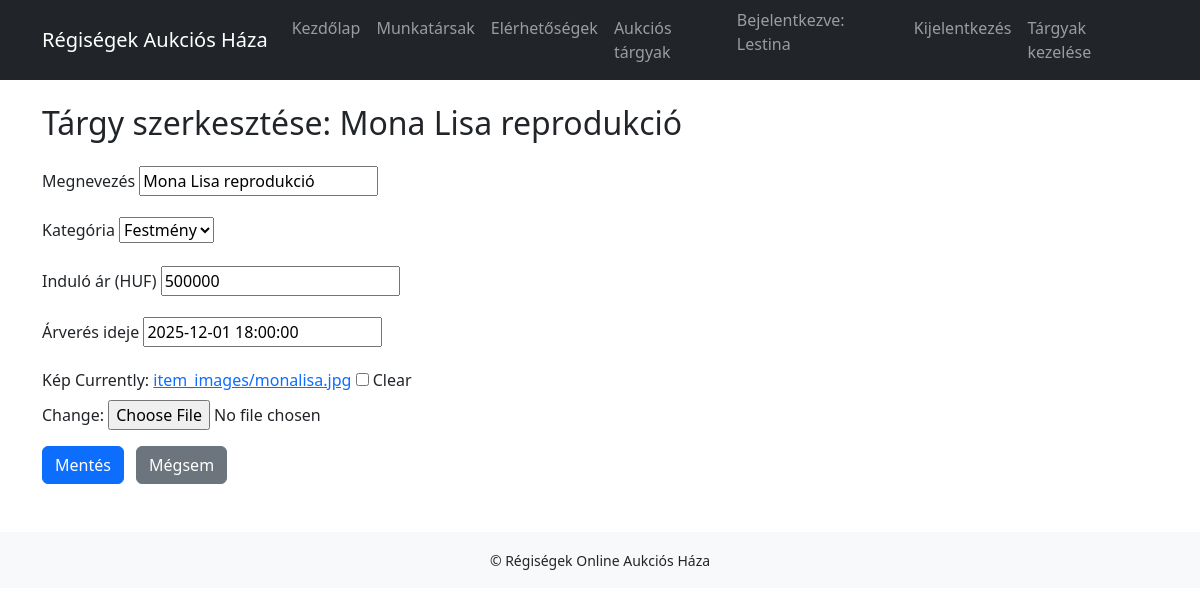
The app's page /items/manage/1/edit/ (signed in) with its own data.
### auction/models.py (models this page shows, shortened)
class Item(models.Model):
    CATEGORY_CHOICES = [
        ('festmény', 'Festmény'),
        ('ékszer', 'Ékszer'),
        ('porcelán', 'Porcelán'),
    ]
    name = models.CharField("Megnevezés", max_length=100)
    starting_price = models.DecimalField("Induló ár (HUF)", max_digits=10, decimal_places=0)  # induló ár
    auction_time = models.DateTimeField("Árverés ideje")
    category = models.CharField("Kategória", max_length=20, choices=CATEGORY_CHOICES)
    image = models.ImageField(upload_to='item_images/', null=True, blank=True)
    is_active = models.BooleanField(default=False)          # Fut-e az aukció?
    is_closed = models.BooleanField(default=False)  # végleg lezárult-e
    current_price = models.DecimalField(max_digits=10, decimal_places=0, null=True, blank=True)
    winner = models.ForeignKey(User, null=True, blank=True, on_delete=models.SET_NULL)

### auction/views.py (the view)
# urls.py: path("items/manage/<int:item_id>/edit/", views.edit_item, name="edit_item"),
@login_required
def edit_item(request, item_id):
    if not is_site_admin(request.user):
        return HttpResponseForbidden("Nincs jogosultságod a tárgyak szerkesztéséhez.")
    item = get_object_or_404(Item, id=item_id)
    if request.method == "POST":
        form = ItemForm(request.POST, request.FILES, instance=item)
        if form.is_valid():
            form.save()
            return redirect("manage_items")
    else:
        form = ItemForm(instance=item)
    return render(request, "auction/item_form.html", {
        "form": form,
        "title": f"Tárgy szerkesztése: {item.name}",
    })

### auction/forms.py
class ItemForm(forms.ModelForm):
    class Meta:
        model = Item
        fields = [
            "name",
            "category",
            "starting_price",
            "auction_time",
            "image",
        ]

### auction/views.py (called while the page is built)
def is_site_admin(user):
    return user.is_authenticated and user.is_superuser

### auction/templates/auction/item_form.html (shortened to what this page needs)
{% extends "auction/base.html" %}
{% block content %}
<h2 class="mb-4">{{ title }}</h2>
<div class="row">
    <div class="col-md-6 col-lg-5">
        <form method="post" enctype="multipart/form-data">
            <div class="mb-3">
                <label class="form-label">Megnevezés</label>
                {{ form.name }}
            </div>
            <div class="mb-3">
                <label class="form-label">Kategória</label>
                {{ form.category }}
            </div>
            <div class="mb-3">
                <label class="form-label">Induló ár (HUF)</label>
                {{ form.starting_price }}
            </div>
            <div class="mb-3">
                <label class="form-label">Árverés ideje</label>
                {{ form.auction_time }}
            </div>
            <div class="mb-3">
                <label class="form-label">Kép</label>
                {{ form.image }}
            </div>
            <button type="submit" class="btn btn-primary">Mentés</button>
            <a href="{% url 'manage_items' %}" class="btn btn-secondary ms-2">Mégsem</a>
        </form>
    </div>
</div>
{% endblock %}

### auction/templates/auction/base.html (shortened to what this page needs)
<!DOCTYPE html>
<html lang="hu">
<head>
    <link href="https://cdn.jsdelivr.net/npm/bootstrap@5.3.3/dist/css/bootstrap.min.css" rel="stylesheet"
>
</head>
<body>
    <nav class="navbar navbar-expand-lg navbar-dark bg-dark mb-4">
        <div class="container">
            <a class="navbar-brand" href="{% url 'home' %}">Régiségek Aukciós Háza</a>
            <div class="collapse navbar-collapse" id="mainNavbar">
                <ul class="navbar-nav ms-auto">
                    <li class="nav-item">
                        <a class="nav-link" href="{% url 'home' %}">Kezdőlap</a>
                    </li>
                    <li class="nav-item">
                        <a class="nav-link" href="{% url 'staff' %}">Munkatársak</a>
                    </li>
                    <li class="nav-item">
                        <a class="nav-link" href="{% url 'contact' %}">Elérhetőségek</a>
                    </li>
                    <li class="nav-item">
                        <a class="nav-link" href="{% url 'items' %}">Aukciós tárgyak</a>
                    </li>
                    {% if user.is_authenticated %}
                    <li class="nav-item">
                        <span class="navbar-text me-2">
                            Bejelentkezve: {{ user.username }}
                        </span>
                    </li>
                    <li class="nav-item">
                        <a class="nav-link" href="{% url 'logout' %}">Kijelentkezés</a>
                    </li>
                    {% endif %}
                    {% if user.is_authenticated and user.is_superuser %}
                        <li class="nav-item">
                            <a class="nav-link" href="{% url 'manage_items' %}">Tárgyak kezelése</a>
                        </li>
                    {% endif %}
                </ul>
            </div>
        </div>
    </nav>
    <main class="container mb-5">
        {% block content %}{% endblock %}
    </main>
    <footer class="bg-light py-3 mt-auto">
        <div class="container text-center">
            <small>&copy; Régiségek Online Aukciós Háza</small>
        </div>
    </footer>
</body>
</html>

### records on screen
Item: name "Mona Lisa reprodukció", category "Festmény", starting_price "500000", auction_time "2025-12-01 18:00:00"

### other values on screen
{{ user.username }} "Lestina"
{{ title }} "Tárgy szerkesztése: Mona Lisa reprodukció"
